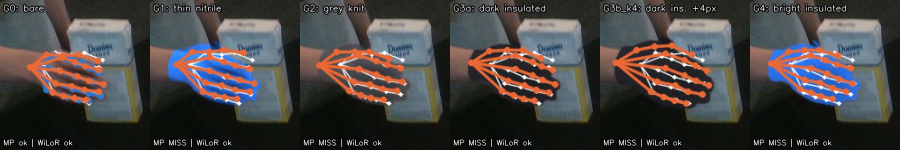
#> input picture assets/blog/glove-gap/fig_pose_examples.jpg, 1800 x 300 px (shown at 1/2 size)
$ python make_sticker.py ../assets/blog/glove-gap/fig_pose_examples.jpg ../assets/blog/glove-gap/fig_glove_grid.jpg
#> lines starting #> are read from the running program, lines starting #| are printed output that depends on the picture; after the words box and inside, x2 and y2 are one past the last pixel; in counts of white or black regions, pixels touching at a corner belong together
"""Turn a cut-out PNG (transparent background) into a home-page sticker.

    python3 _scripts/make_sticker.py cutout.png assets/stickers/name.webp

Adds a light warm grade, film grain, a thin white die-cut edge and a soft shadow.
"""
import sys
import numpy as np
from PIL import Image, ImageEnhance, ImageFilter


def sticker(im, long_edge=720, border=10, seed=3):
#> called with long_edge = 720, border = 10, seed = 3
    rng = np.random.default_rng(seed)
    im = im.convert("RGBA")
    im = im.crop(im.getbbox())
    im.thumbnail((long_edge - 2 * border, long_edge - 2 * border), Image.LANCZOS)
#> im: PIL image 700x117 RGBA
    rgb, alpha = im.convert("RGB"), im.getchannel("A")
#> alpha: PIL image 700x117 L; every value is 255
    rgb = ImageEnhance.Contrast(ImageEnhance.Color(rgb).enhance(0.85)).enhance(0.95)
    arr = np.asarray(rgb).astype(float) * np.array([1.03, 1.0, 0.93]) + np.array([6, 4, 0])
    arr += rng.normal(0, 11, arr.shape[:2])[..., None]                       # film grain
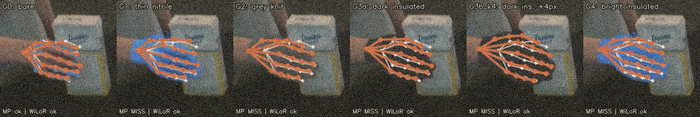
#> arr: shape (117, 700, 3) float64; mean R, G, B 77.9, 70.6, 61.3; drawn with min black and max white
    rgb = Image.fromarray(np.clip(arr, 0, 255).astype(np.uint8))
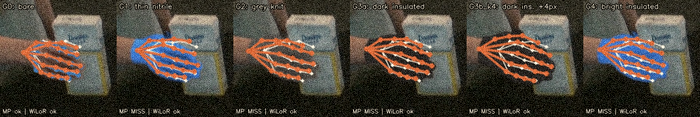
#> rgb: PIL image 700x117 RGB; mean R, G, B 77.4, 70.2, 61.1

    pad = border + 18
    W, H = im.size
#> W = 700; H = 117
    canvas = Image.new("RGBA", (W + 2 * pad, H + 2 * pad), (0, 0, 0, 0))
#> canvas: PIL image 756x173 RGBA; every value is 0
    a = Image.new("L", canvas.size, 0)
#> a: PIL image 756x173 L; every value is 0
    a.paste(alpha, (pad, pad))
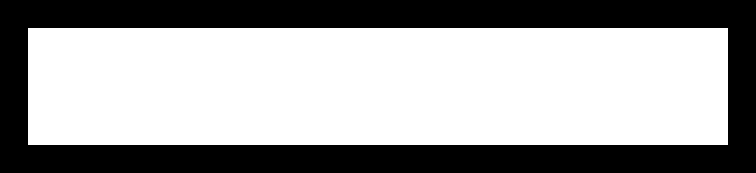
#> a: PIL image 756x173 L; 62.6% white; 1 black region, box (x1, y1, x2, y2) and area: (0, 0, 756, 173) 48888
    edge = a.filter(ImageFilter.MaxFilter(2 * border + 1))                  # die-cut outline
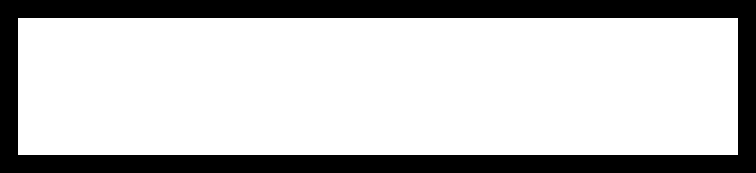
#> edge: PIL image 756x173 L; 75.4% white; 1 black region, box (x1, y1, x2, y2) and area: (0, 0, 756, 173) 32148
    shadow = Image.new("RGBA", canvas.size, (35, 34, 32, 0))
    shadow.putalpha(edge.filter(ImageFilter.GaussianBlur(9)).point(lambda v: int(v * 0.22)))
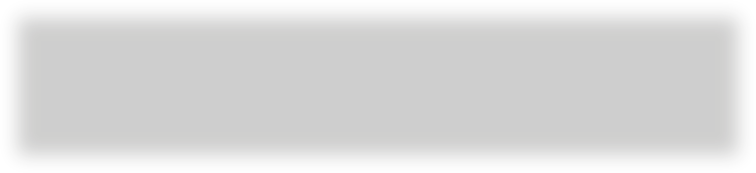
#> shadow: PIL image 756x173 RGBA; mean R, G, B, A 35, 34, 32, 42; transparent parts drawn white
    canvas.alpha_composite(shadow, (4, 8))
    white = Image.new("RGBA", canvas.size, (253, 252, 247, 0))
    white.putalpha(edge)
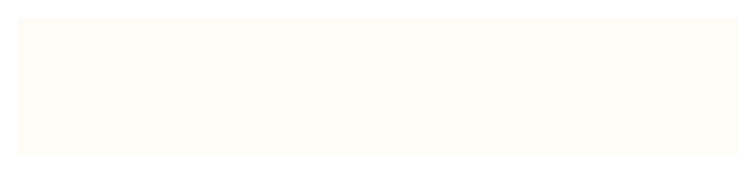
#> white: PIL image 756x173 RGBA; mean R, G, B, A 253, 252, 247, 192.3; transparent parts drawn white
    canvas.alpha_composite(white)
    obj = Image.new("RGBA", canvas.size, (0, 0, 0, 0))
    obj.paste(rgb, (pad, pad))
    obj.putalpha(a)
    canvas.alpha_composite(obj)
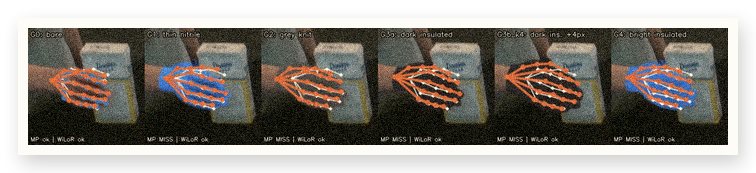
#> canvas: PIL image 756x173 RGBA; mean R, G, B, A 87.6, 82.7, 76, 195.5; transparent parts drawn white
    return canvas


if __name__ == "__main__":
    sticker(Image.open(sys.argv[1])).save(sys.argv[2], "WEBP", quality=84, method=6)

$ run again, on assets/blog/glove-gap/fig_real_detection.jpg
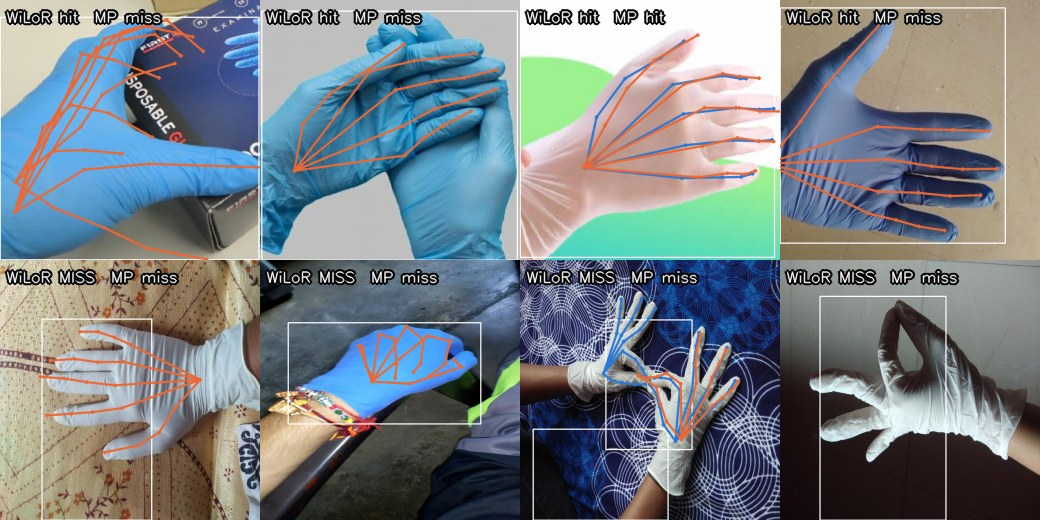
#> input picture assets/blog/glove-gap/fig_real_detection.jpg, 1040 x 520 px
#> alpha: PIL image 700x350 L; every value is 255
#> in sticker, `a.paste(alpha, (pad, pad))`:
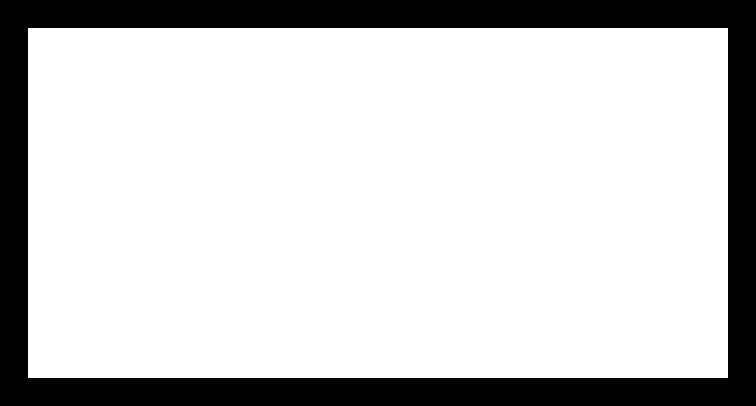
#> a: PIL image 756x406 L; 79.8% white; 1 black region, box (x1, y1, x2, y2) and area: (0, 0, 756, 406) 61936
#> edge: PIL image 756x406 L; 86.8% white; 1 black region, box (x1, y1, x2, y2) and area: (0, 0, 756, 406) 40536
#> in sticker, `canvas.alpha_composite(obj)`:
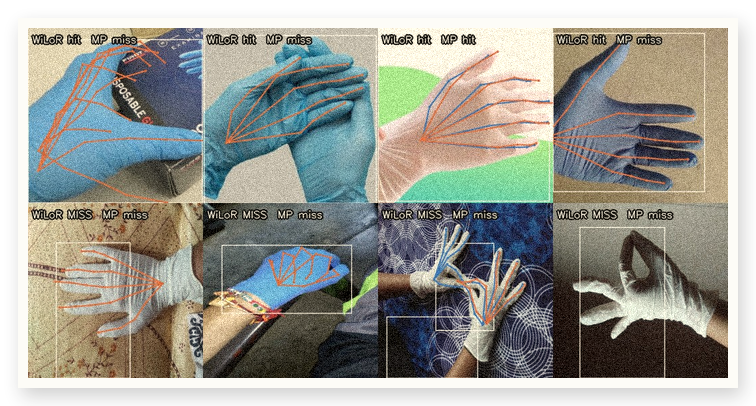
#> canvas: PIL image 756x406 RGBA; mean R, G, B, A 124.5, 125.6, 117.9, 223; transparent parts drawn white
